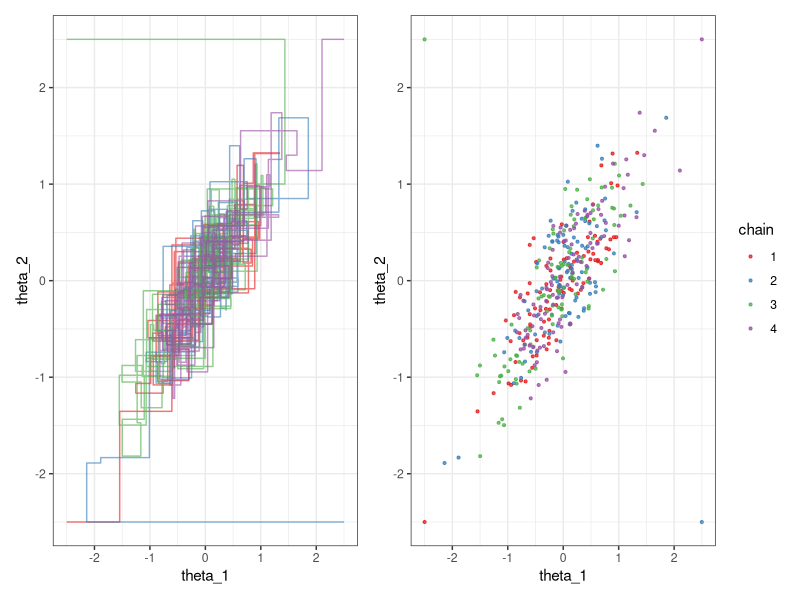
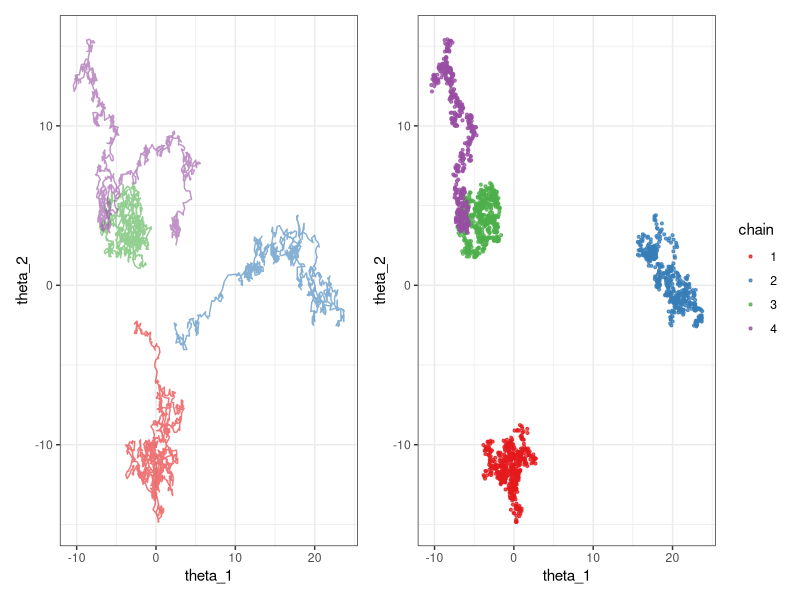

Here is the R script that generated these plots, in order:
## ---- chunk 1
knitr::opts_chunk$set(echo = TRUE, dpi = 300, comment = "#>")

library(patchwork)
suppressPackageStartupMessages(library(tidyverse))

theme_set(theme_bw())
## ---- chunk 2
chain_to_df <- function(chain, names) {
  purrr::map_dfr(chain, ~ as.data.frame(t(.x))) %>%
    tibble::as_tibble() %>%
    purrr::set_names(names)
}

# Run a single chain of a Gibbs sampler for a bivariate normal distribution.
gibbs_sample_demo <- function(data, rho, theta_t0, N = 100) {
  theta_1 <- theta_t0[[1]]
  theta_2 <- theta_t0[[2]]
  y1 <- data[[1]]
  y2 <- data[[2]]

  chain <- as.list(rep(theta_t0, n = (2 * N) + 1))
  chain[[1]] <- c(theta_1, theta_2, 1)

  for (t in seq(2, N)) {
    theta_1 <- rnorm(1, y1 + rho * (theta_2 - y2), 1 - rho^2)
    chain[[2 * (t - 1)]] <- c(theta_1, theta_2, t)
    theta_2 <- rnorm(1, y2 + rho * (theta_1 - y1), 1 - rho^2)
    chain[[2 * (t - 1) + 1]] <- c(theta_1, theta_2, t)
  }

  chain_df <- chain_to_df(chain, names = c("theta_1", "theta_2", "t"))
  return(chain_df)
}


rho <- 0.8
y <- c(0, 0)
starting_points <- list(
  c(-2.5, -2.5), c(2.5, -2.5), c(-2.5, 2.5), c(2.5, 2.5)
)

set.seed(0)
gibbs_demo_chains <- purrr::map_dfr(
  seq(1, 4),
  ~ gibbs_sample_demo(y, rho, starting_points[[.x]]) %>%
    add_column(chain = as.character(.x))
)

plot_chains <- function(chain_df, x = theta_1, y = theta_2, color = chain) {
  chain_df %>%
    ggplot(aes(x = {{ x }}, y = {{ y }}, color = {{ color }})) +
    geom_path(alpha = 0.6, show.legend = FALSE) +
    scale_color_brewer(type = "qual", palette = "Set1")
}

plot_points <- function(chain_df, x = theta_1, y = theta_2, color = chain) {
  chain_df %>%
    ggplot(aes(x = {{ x }}, y = {{ y }}, color = {{ color }})) +
    geom_point(size = 0.75, alpha = 0.75) +
    scale_color_brewer(type = "qual", palette = "Set1")
}

gibbs_plot_chains <- plot_chains(gibbs_demo_chains)

gibbs_plot_points <- gibbs_demo_chains %>%
  group_by(chain, t) %>%
  slice_tail(n = 1) %>%
  ungroup() %>%
  plot_points()

gibbs_plot_chains | gibbs_plot_points
## ---- chunk 3
calc_metropolis_density_ratio <- function(t_star, t_m1, data, prior_cov_mat, jumping_cov_mat) {
  numerator <- mvtnorm::dmvnorm(t_star, data, prior_cov_mat)
  denominator <- mvtnorm::dmvnorm(t_m1, data, jumping_cov_mat)
  return(numerator / denominator)
}

metropolis_algorithm_demo <- function(data, theta_t0, N = 1000) {
  theta_t <- unlist(theta_t0)
  prior_dist_mu <- data
  prior_dist_cov_mat <- matrix(c(1, 0, 0, 1), nrow = 2)
  jumping_dist_cov_mat <- prior_dist_cov_mat * 0.2^2

  chain <- as.list(rep(NA_real_, n = N + 1))
  chain[[1]] <- theta_t

  for (t in seq(2, N + 1)) {
    theta_star <- mvtnorm::rmvnorm(
      n = 1, mean = theta_t, sigma = jumping_dist_cov_mat
    )[1, ]

    density_ratio <- calc_metropolis_density_ratio(
      t_star = theta_star,
      t_m1 = theta_t,
      data = data,
      prior_cov_mat = prior_dist_cov_mat,
      jumping_cov_mat = jumping_dist_cov_mat
    )

    accept <- runif(1) < min(c(1, density_ratio))
    if (accept) {
      theta_t <- theta_star
    }
    chain[[t]] <- theta_t
  }
  return(chain_to_df(chain, names = c("theta_1", "theta_2")))
}

set.seed(0)
metropolis_chains <- purrr::map_dfr(
  seq(1, 4),
  ~ metropolis_algorithm_demo(c(0, 0), starting_points[[.x]]) %>%
    add_column(chain = as.character(.x))
)

metropolis_plot_chains <- plot_chains(metropolis_chains)
metropolis_plot_points <- metropolis_chains %>%
  group_by(chain) %>%
  slice_tail(n = 500) %>%
  plot_points()
metropolis_plot_chains | metropolis_plot_points
